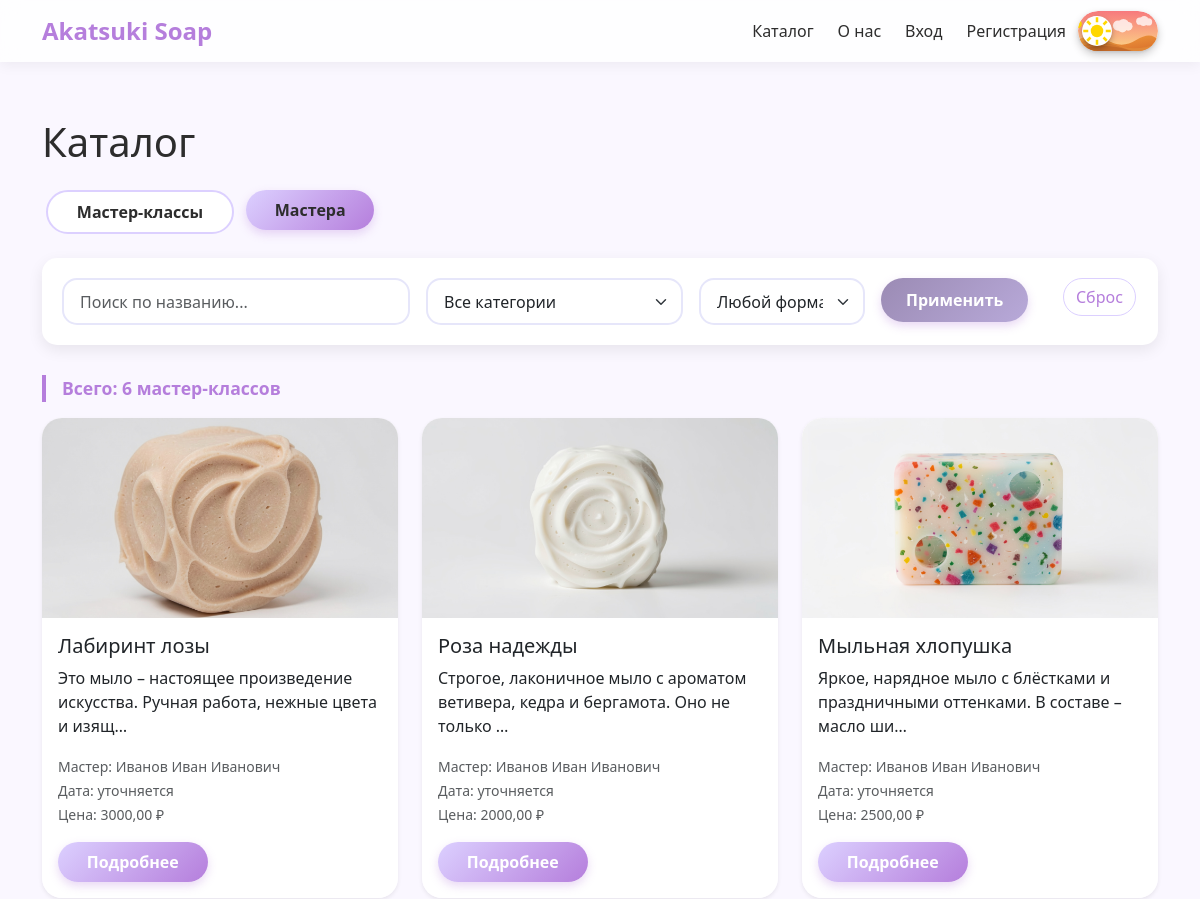
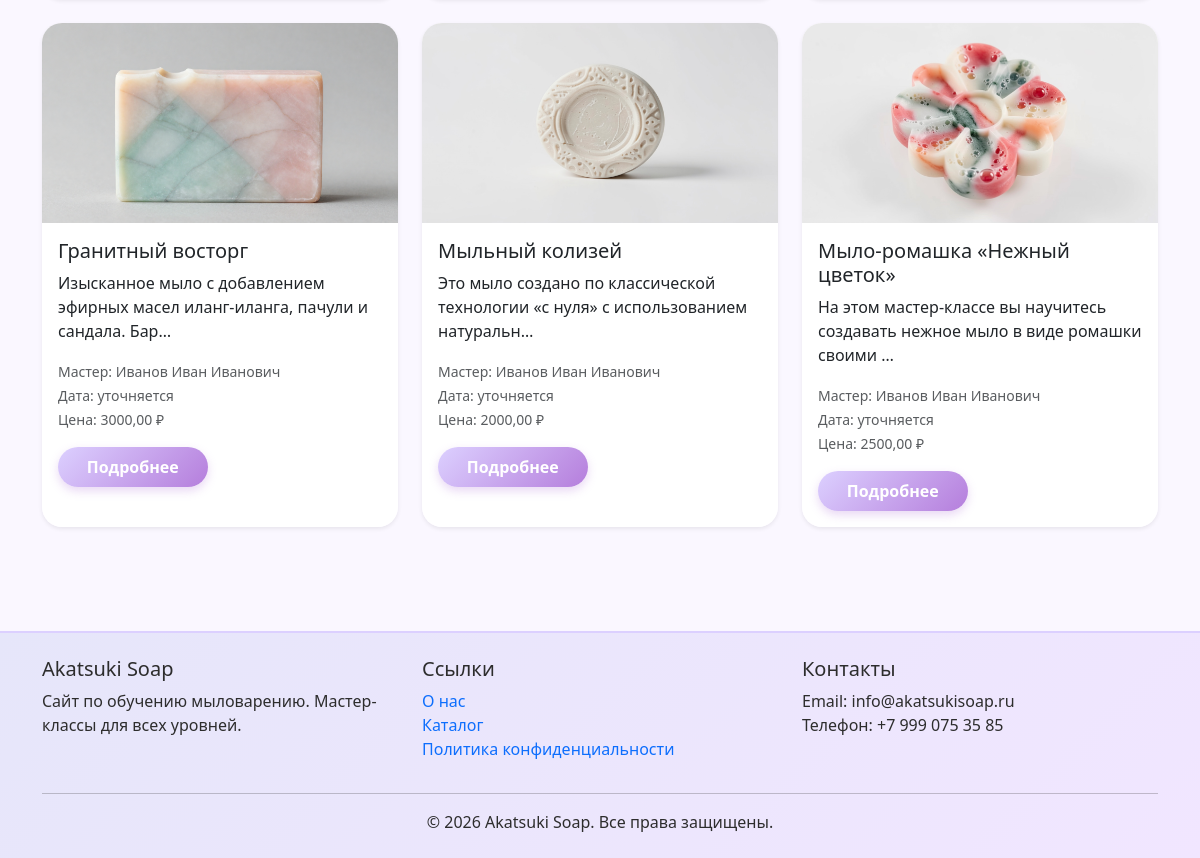
Page /catalog/ on the committed database (2 pictures, top to bottom).
### main/models.py (models this page shows, shortened)
class MasterClass(models.Model):
    FORMAT_CHOICES = [(1, "Онлайн"), (2, "Очная встреча")]
    METHOD_PAYMENT_CHOICES = [(1, "Банковская карта"), (2, "Онлайн перевод")]
    STATUS_CHOICES = [
        (1, "Черновик"), (2, "На модерации"), (3, "Опубликован"),
        (4, "Идёт проведение"), (5, "Завершён"), (6, "Отклонён"),
    ]
    name = models.CharField(max_length=255, verbose_name="Название")
    category = models.ForeignKey(Category, on_delete=models.CASCADE)
    description = models.TextField(verbose_name="Описание")
    duration_minutes = models.PositiveIntegerField(verbose_name="Длительность (мин)")
    format = models.IntegerField(choices=FORMAT_CHOICES, verbose_name="Формат")
    method_payment = models.IntegerField(choices=METHOD_PAYMENT_CHOICES, verbose_name="Способ оплаты")
    price = models.DecimalField(max_digits=7, decimal_places=2, verbose_name="Стоимость")
    comment = models.CharField(max_length=255, blank=True, verbose_name="Комментарий")
    status = models.IntegerField(choices=STATUS_CHOICES, default=1, verbose_name="Статус")
    master = models.ForeignKey(User, on_delete=models.CASCADE, related_name='masterclasses')
    address = models.CharField(max_length=255, blank=True, verbose_name="Адрес")
    show_on_home = models.BooleanField(default=False, verbose_name="Показывать на главной")
    created_at = models.DateTimeField(auto_now_add=True)
    updated_at = models.DateTimeField(auto_now=True)

class MasterClassImage(models.Model):
    masterclass = models.ForeignKey(MasterClass, on_delete=models.CASCADE, related_name='images')
    image = models.ImageField(upload_to='masterclass_images/')
    caption = models.CharField(max_length=200, blank=True)
    image_16_9 = ImageSpecField(
        source='image',
        processors=[ResizeToFill(1920, 1080)],
        format='JPEG',
        options={'quality': 85}
    )

class ProfileUser(models.Model):
    user = models.OneToOneField(User, on_delete=models.CASCADE, related_name='profile')
    role = models.ForeignKey(Role, on_delete=models.PROTECT, verbose_name="Роль")
    fio = models.CharField(max_length=255, verbose_name="ФИО")
    phone = models.CharField(max_length=20, verbose_name="Телефон")
    avatar = models.ImageField(upload_to='avatars/', blank=True, null=True, verbose_name="Аватар")
    bio = models.TextField(blank=True, verbose_name="О себе")

### main/views.py (the view)
# urls.py: path('catalog/', views.catalog_view, name='catalog'),
def catalog_view(request):
    view_mode = request.GET.get('view', 'masterclasses')
    if view_mode == 'masters':
        from django.contrib.auth.models import User
        master_role = Role.objects.get(name='Мастер')
        masters = User.objects.filter(profile__role=master_role).annotate(
            masterclasses_count=Count('masterclasses', filter=Q(masterclasses__status=3)),
            avg_rating=Avg('reviews_about__rating')
        ).order_by('profile__fio')
        query = request.GET.get('q')
        if query:
            masters = masters.filter(profile__fio__icontains=query)
        paginator = Paginator(masters, 9)  # 9 мастеров на страницу
        page_number = request.GET.get('page')
        page_obj = paginator.get_page(page_number)
        context = {
            'view_mode': view_mode,
            'page_obj': page_obj,
            'query': query,
        }
        return render(request, 'main/catalog.html', context)
    else:  # masterclasses
        masterclasses = MasterClass.objects.filter(status=3).order_by('-created_at').distinct()
        category_id = request.GET.get('category')
        if category_id:
            masterclasses = masterclasses.filter(category_id=category_id)
        format_filter = request.GET.get('format')
        if format_filter:
            masterclasses = masterclasses.filter(format=format_filter)
        query = request.GET.get('q')
        if query:
            masterclasses = masterclasses.filter(name__icontains=query)
        paginator = Paginator(masterclasses, 6)
        page_number = request.GET.get('page')
        page_obj = paginator.get_page(page_number)
        categories = Category.objects.all()
        context = {
            'view_mode': view_mode,
            'page_obj': page_obj,
            'categories': categories,
            'current_category': category_id,
            'current_format': format_filter,
            'query': query,
        }
        return render(request, 'main/catalog.html', context)

### templates/main/catalog.html (shortened to what this page needs)
{% extends 'base.html' %}
{% load static %}
{% block content %}
<h1 class="mb-4">Каталог</h1>
<div class="mb-4">
    <ul class="nav nav-pills">
        <li class="nav-item">
            <a class="nav-link {% if view_mode == 'masterclasses' %}active{% endif %}"
               href="?view=masterclasses{% if query %}&q={{ query }}{% endif %}">
                Мастер-классы
            </a>
        </li>
        <li class="nav-item">
            <a class="nav-link {% if view_mode == 'masters' %}active{% endif %}"
               href="?view=masters{% if query %}&q={{ query }}{% endif %}">
                Мастера
            </a>
        </li>
    </ul>
</div>
{% if view_mode == 'masterclasses' %}
    <div class="filter-card">
        <form method="get" class="row g-3">
            <div class="col-md-4">
                <input type="text" name="q" class="form-control" placeholder="Поиск по названию..." value="{{ query|default:'' }}">
            </div>
            <div class="col-md-3">
                <select name="category" class="form-select">
                    <option value="">Все категории</option>
                </select>
            </div>
            <div class="col-md-2">
                <select name="format" class="form-select">
                    <option value="">Любой формат</option>
                </select>
            </div>
            <div class="col-md-2">
                <button type="submit" class="btn btn-primary">Применить</button>
            </div>
            <div class="col-md-1">
                <a href="{% url 'catalog' %}?view=masterclasses" class="btn btn-outline-secondary">Сброс</a>
            </div>
        </form>
    </div>
    <p class="total-count">Всего: {{ page_obj.paginator.count }} мастер-классов</p>
    <div class="row row-cols-1 row-cols-md-2 row-cols-lg-3 g-4">
        {% for mc in page_obj %}
            <div class="col">
                <div class="card h-100 shadow-sm catalog-card">
                    {% with first_image=mc.images.first %}
                        {% if first_image %}
                            <img src="{{ first_image.image.url }}" class="card-img-top" alt="{{ mc.name }}" style="height: 200px; object-fit: cover;">
                        {% else %}
                            <img src="{% static 'images/no-image.jpg' %}" class="card-img-top" alt="Нет фото" style="height: 200px; object-fit: cover;">
                        {% endif %}
                    {% endwith %}
                    <div class="card-body">
                        <h5 class="card-title">{{ mc.name }}</h5>
                        <p class="card-text">{{ mc.description|truncatechars:80|safe }}</p>
                        <p class="card-text">
                            <small class="text-muted">
                                Мастер: {{ mc.master.profile.fio }}<br>
                                Дата: {{ mc.first_session_date|default:"уточняется" }}<br>
                                Цена: {{ mc.price }} ₽
                            </small>
                        </p>
                        <a href="{% url 'masterclass_detail' mc.id %}" class="btn btn-primary">Подробнее</a>
                    </div>
                </div>
            </div>
        {% empty %}
            <p class="text-center">Ничего не найдено.</p>
        {% endfor %}
    </div>
{% endif %}
{% endblock %}

### static/css/style.css (style rules this page uses)
:root { --lavender-light: #e6e6fa; --lavender-medium: #dcd0ff; --lavender-dark: #b57edc; --accent-gold: #d4af37; --text-dark: #2d2d2d; --text-muted: #6c757d; --bg-light: #faf7ff; --shadow-sm: 0 4px 12px rgba(0, 0, 0, 0.05); --shadow-md: 0 8px 24px rgba(0, 0, 0, 0.1); --border-radius: 20px; --transition: all 0.5s ease; }
body { font-family: 'Segoe UI', Roboto, system-ui, -apple-system, sans-serif; background-color: var(--bg-light); color: var(--text-dark); min-height: 100vh; display: flex; flex-direction: column; margin: 0; }
html, body { overflow-x: hidden; width: 100%; position: relative; }
.nav-link { color: var(--text-dark) !important; font-weight: 500; margin: 0 0.25rem; transition: var(--transition); position: relative; }
.nav-link::after { content: ''; position: absolute; bottom: 0; left: 50%; width: 0; height: 2px; background: var(--lavender-dark); transition: width 0.5s ease; transform: translateX(-50%); }
.card { border: none; border-radius: var(--border-radius); box-shadow: var(--shadow-sm); transition: transform 0.5s ease, box-shadow 0.5s ease; background: rgba(255, 255, 255, 0.9); backdrop-filter: blur(5px); overflow: hidden; }
.btn-primary { background: linear-gradient(135deg, var(--lavender-medium), var(--lavender-dark)); border: none; border-radius: 30px; padding: 0.5rem 1.8rem; font-weight: 600; transition: var(--transition); box-shadow: 0 4px 10px rgba(181, 126, 220, 0.3); }
.btn-outline-secondary { border-radius: 30px; border-color: var(--lavender-medium); color: var(--lavender-dark); transition: var(--transition); }
.form-control, .form-select { border-radius: 15px; border: 2px solid var(--lavender-light); padding: 0.6rem 1rem; transition: border-color 0.5s ease, box-shadow 0.5s ease, transform 0.5s ease; background: rgba(255, 255, 255, 0.9); }
.form-select { appearance: none; -webkit-appearance: none; -moz-appearance: none; background-repeat: no-repeat; background-position: right 0.75rem center; background-size: 16px 12px; padding-right: 2.5rem; cursor: pointer; }
.form-select option { background-color: #fff; color: #333; }
.filter-card { background-color: #fff; border-radius: 15px; padding: 20px; box-shadow: 0 5px 15px rgba(0, 0, 0, 0.08); margin-bottom: 30px; transition: box-shadow 0.5s ease, transform 0.5s ease; }
.filter-card .btn-primary { background: linear-gradient(135deg, #9b8bb4 0%, #b8a9d9 100%); border: none; border-radius: 25px; padding: 10px 25px; transition: opacity 0.5s ease, transform 0.5s ease; }
.nav-pills .nav-link { background: transparent; color: var(--lavender-dark); border: 1px solid var(--lavender-medium); border-radius: 30px; margin-right: 0.5rem; padding: 0.5rem 1.5rem; transition: var(--transition); }
.nav-pills .nav-link.active { background: linear-gradient(135deg, var(--lavender-medium), var(--lavender-dark)); color: white; border-color: transparent; }
.total-count { color: var(--lavender-dark); font-weight: 600; font-size: 1.1rem; margin-bottom: 1rem; border-left: 4px solid var(--lavender-dark); padding-left: 1rem; animation: fadeIn 1s ease; }
.catalog-card { transition: transform 0.9s ease, box-shadow 0.9s ease !important; animation: catalogFadeIn 0.9s ease forwards !important; opacity: 1; transform: translateY(0); }
.catalog-card:nth-child(odd) { animation-delay: 0.2s !important; }
.nav-pills { gap: 0.5rem; flex-wrap: wrap; }
.nav-pills .nav-link { background: linear-gradient(135deg, var(--lavender-medium), var(--lavender-dark)); border: none; border-radius: 30px; padding: 0.5rem 1.8rem; font-weight: 600; color: white; box-shadow: 0 4px 10px rgba(181, 126, 220, 0.3); transition: var(--transition); margin-right: 0; }
.nav-pills .nav-link.active { background: white; color: var(--lavender-dark); border: 2px solid var(--lavender-medium); box-shadow: none; transform: none; }
.filter-card .btn-primary { padding: 10px 25px; }

### rows in the picture
MasterClass: images.first.image (picture), name "Лабиринт лозы", description "Это мыло – настоящее произведение искусства. Ручная работа, нежные цвета и изящ…", master.profile.fio "Иванов Иван Иванович", first_session_date "уточняется", price "3000,00"
MasterClass: images.first.image (picture), name "Роза надежды", description "Строгое, лаконичное мыло с ароматом ветивера, кедра и бергамота. Оно не только …", master.profile.fio "Иванов Иван Иванович", first_session_date "уточняется", price "2000,00"
MasterClass: images.first.image (picture), name "Мыльная хлопушка", description "Яркое, нарядное мыло с блёстками и праздничными оттенками. В составе – масло ши…", master.profile.fio "Иванов Иван Иванович", first_session_date "уточняется", price "2500,00"
MasterClass: images.first.image (picture), name "Гранитный восторг", description "Изысканное мыло с добавлением эфирных масел иланг-иланга, пачули и сандала. Бар…", master.profile.fio "Иванов Иван Иванович", first_session_date "уточняется", price "3000,00"
MasterClass: images.first.image (picture), name "Мыльный колизей", description "Это мыло создано по классической технологии «с нуля» с использованием натуральн…", master.profile.fio "Иванов Иван Иванович", first_session_date "уточняется", price "2000,00"
MasterClass: images.first.image (picture), name "Мыло-ромашка «Нежный цветок»", description "На этом мастер-классе вы научитесь создавать нежное мыло в виде ромашки своими …", master.profile.fio "Иванов Иван Иванович", first_session_date "уточняется", price "2500,00"

### other values in the picture
{{ page_obj.paginator.count }} "6"
